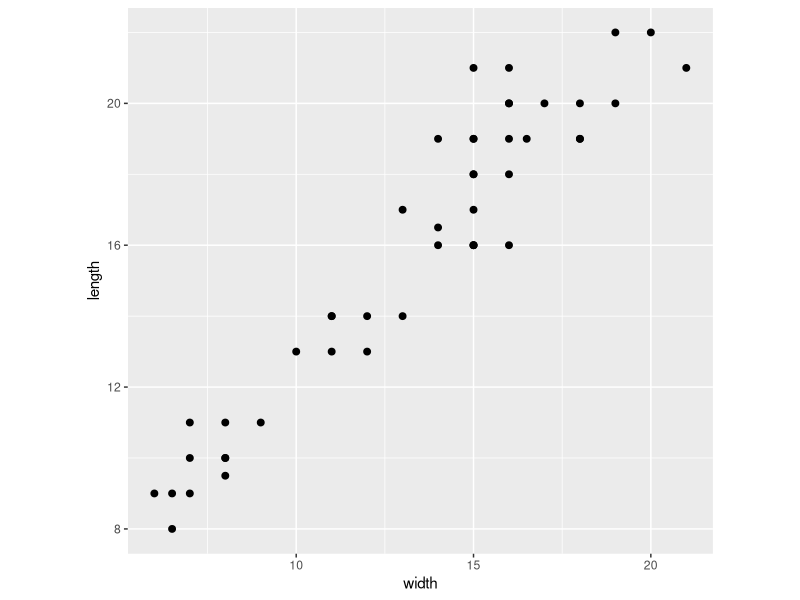
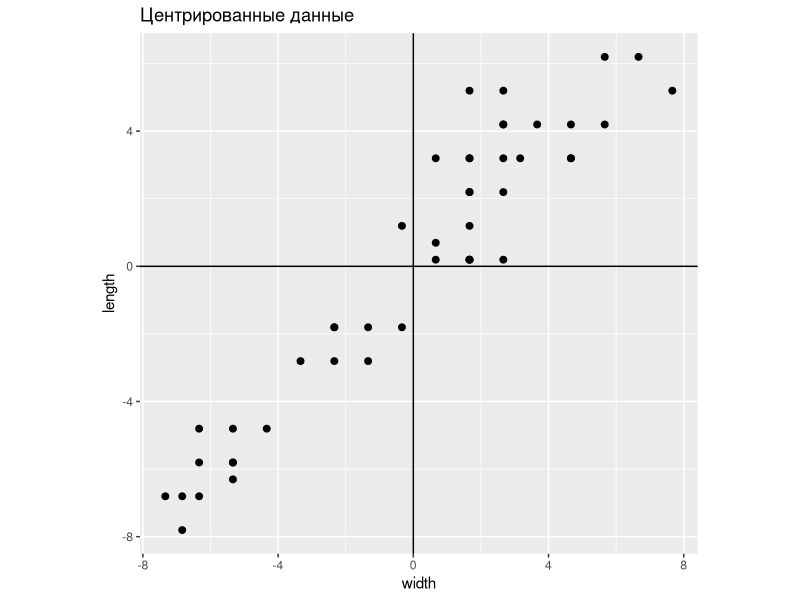
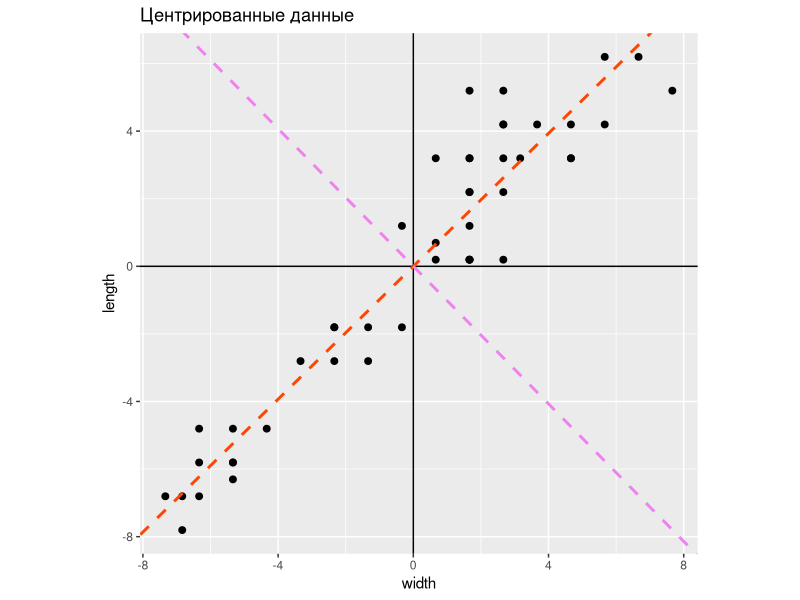
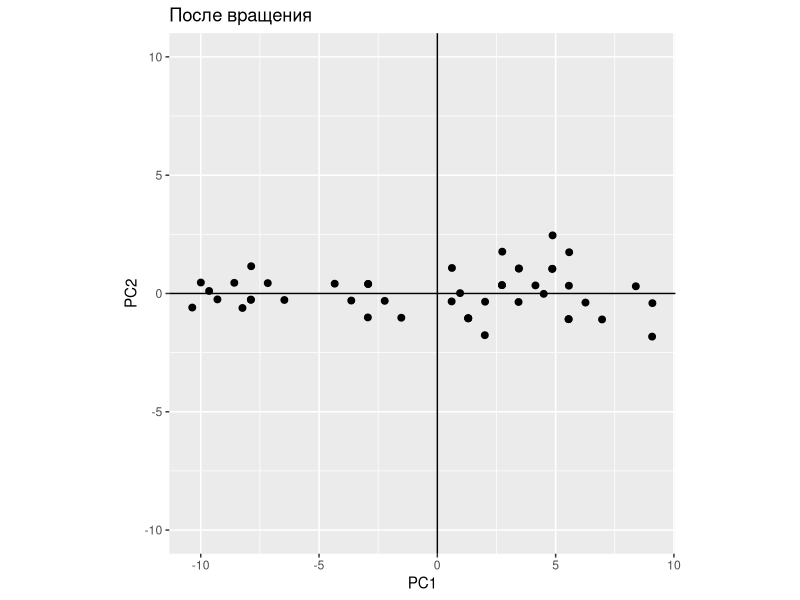

The R script that drew these images, in order: (Note: this script raises an error after producing the figures.)
#' ---
#' title: "Анализ главных компонент"
#' subtitle: "Анализ и визуализация многомерных данных с использованием R"
#' author: Марина Варфоломеева, Вадим Хайтов

#' Данные о размерах медуз _Catostylus mosaicus_ (Lunn & McNeil 1991). Медузы собраны в реке Хоксбери (Новый Южный Уэльс, Австралия): часть --- на острове Дангар, другая --- в заливе Саламандер.

#' ## Сделаем PCA вручную

jelly <- read.delim("data/jellyfish.csv")

X_raw <- jelly[, 2:3]

library(ggplot2)
gg <- ggplot(as.data.frame(X_raw), aes(x = width, y = length)) +
  geom_point(size = 2) +
  coord_equal()
gg

#' ## Центрируем исходные данные
X <- scale(X_raw, center = TRUE, scale = FALSE)

# График центрированных данных
gg_centered <- gg %+% as.data.frame(X) +
  geom_hline(yintercept = 0) +
  geom_vline(xintercept = 0) +
  coord_equal() +
  ggtitle("Центрированные данные")
gg_centered

#' ## PCA
A <- cov(X)    # Матрица ковариаций
E <- eigen(A)  # Спектральное разложение
E$vectors      # Собственные векторы
E$values       # Собственные числа

# Доля объясненной изменчивости
E$values/sum(E$values)
# Координаты точек в новом пространстве
Y <- X %*% E$vectors

#' ## Главные компоненты в исходном пространстве
# Коэф. угла наклона новых осей в старом пространстве
slope_1 <- E$vectors[1, 1] / E$vectors[2, 1]
slope_2 <- E$vectors[1, 2] / E$vectors[2, 2]

gg_centered +
  geom_abline(slope = slope_1, intercept = 0,
              linetype = "dashed",
              colour = "orangered", size = 1) +
  geom_abline(slope = slope_2, intercept = 0,
              linetype = "dashed",
              colour = "violet", size = 1)


#' ## Ординация точек в пространстве главных компонент
gg_rotated <- gg %+% as.data.frame(Y) +
  aes(x = V1, y = V2) +
  geom_hline(yintercept = 0) +
  geom_vline(xintercept = 0) +
  coord_equal(ylim = c(-10, 10)) +
  labs(title = "После вращения", x = "PC1", y = "PC2")
gg_rotated


#' # Восстановление исходных данных и их редукция

#' ## Восстанавливаем __полные__ исходные данные
X_back_full <- X %*% E$vectors %*% t(E$vectors)

gg_back_full <- gg_centered %+%
  as.data.frame(X_back_full) +
  aes(x = V1, y = V2) +
  labs(x = "width", y = "length")

plot_grid(gg_centered,
          gg_back_full + ggtitle("Восстановленные"),
          align = "h")

#' ## Восстанавливаем __неполные__ исходные данные
X_back_pc1 <- X %*% E$vectors[, 1] %*% t(E$vectors[, 1])

gg_back_pc1 <- gg_centered %+% as.data.frame(X_back_pc1) +
  aes(x = V1, y = V2) +
  labs(x = "width", y = "length")

library(cowplot)
plot_grid(gg_centered,
          gg_back_full + ggtitle("Восстановленные"),
          gg_back_pc1 + ggtitle("Редуцированные"),
          nrow = 1, align = "h")


#' # Действительно многомерные данные
#' ## Пример: Потребление белков в странах Европы с разными видами продуктов питания
# Данные из Weber, 1973

protein <- read.table(file="data/protein.csv", sep="\t", dec=".", header=TRUE)
protein$region <- factor(protein$region)
rownames(protein) <- protein$country
head(protein)

#' ## Задание
#'
#' - Постройте ординацию стран при помощи nMDS с использованием евклидова расстояния
#' - Постройте график ординации
#' - Нанесите при помощи envfit векторы изменения исходных переменных
#'
#' ## Решение



#' # PCA: сколько компонент нужно оставить?

library(vegan)
prot_pca <- rda(protein[, -c(1, 2)], scale = FALSE)
summary(prot_pca)



#' ## Сколько компонент нужно оставить, если мы хотим редуцировать данные?

#' ## График собственных чисел

eigenvals(prot_pca) # собственные числа
bstick(prot_pca) # ожидаемое по Brocken Stick Model

screeplot(prot_pca, type = "lines", bstick = TRUE) # график собственных чисел


#' # Интерпретация компонент

scores(prot_pca, display = "species",
       choices = c(1, 2, 3), scaling = 0)



#' # Графики факторных нагрузок и ординации

op <- par(mfrow = c(1, 2))
# График факторных нагрузок
biplot(prot_pca, display = "species", scaling = 2)
# График факторных координат
biplot(prot_pca, display = "sites")
par(op)


#' ## Те же самые графики можно построить в ggplot

# График факторных нагрузок в ggplot
df_load <- as.data.frame(scores(prot_pca, display = "species",
                                choices = c(1, 2, 3), scaling = 2))
# поправки для размещения подписей
df_load$hjust[df_load$PC1 >= 0] <- -0.1
df_load$hjust[df_load$PC1 < 0] <- 1
df_load$vjust[df_load$PC2 >= 0] <- -0.1
df_load$vjust[df_load$PC2 < 0] <- 1
library(grid) # для стрелочек
ar <- arrow(length = unit(0.25, "cm"))

p_load <- ggplot(df_load) +
  geom_text(aes(x = PC1, y = PC2, label = rownames(df_load)),
            size = 3, vjust = df_load$vjust, hjust = df_load$hjust) +
  geom_segment(aes(x = 0, y = 0, xend = PC1, yend = PC2),
               colour = "grey40", arrow = ar) +
  coord_equal(xlim = c(-1.9, 1.9), ylim = c(-1.9, 1.9))


## График ординации в ggplot
df_scores <- data.frame(protein[, 1:2],
  scores(prot_pca, display = "sites", choices = c(1, 2, 3), scaling = 1))

p_scores <- ggplot(df_scores, aes(x = PC1, y = PC2, colour = region)) +
  geom_text(aes(label = country)) +
  coord_equal(xlim = c(-1.2, 1.2), ylim = c(-1.2, 1.2))


plot_grid(p_load, p_scores, align = "h",
          rel_widths = c(0.36, 0.64))
#


#' # Создание комплексных переменных при помощи PCA


df <- data.frame(region = protein$region,
  scores(prot_pca, display = "sites", choices = c(1, 2, 3), scaling = 1))
mod <- lm(PC1 ~ region, data = df)
anova(mod)


#' ## Проверка условий применимости дисперсионного анализа

mod_diag <- fortify(mod)
res_p <- ggplot(data = mod_diag, aes(x = .fitted, y = .stdresid)) + geom_point(aes(size = .cooksd)) + geom_hline(yintercept = 0) + geom_smooth(method="loess", se=FALSE)
mean_val <- mean(mod_diag$.stdresid)
sd_val <- sd(mod_diag$.stdresid)
norm_p <- ggplot(mod_diag, aes(sample = .stdresid)) + geom_point(stat = "qq") + geom_abline(intercept = mean_val, slope = sd_val)
grid.arrange(res_p, norm_p, ncol = 2, widths = c(0.55, 0.45))



#' ## График значений первой компоненты по регионам

df$region <- reorder(df$region, df$PC1, FUN=mean)
ggplot(df, aes(x = region, y = PC1, colour = region)) +
  stat_summary(geom = "pointrange", fun.data = "mean_cl_boot", size = 1) +
  theme(axis.text.x = element_text(angle = 30, vjust = 1, hjust = 1))


#' ## Пост-хок тест

TukeyHSD(aov(mod))
